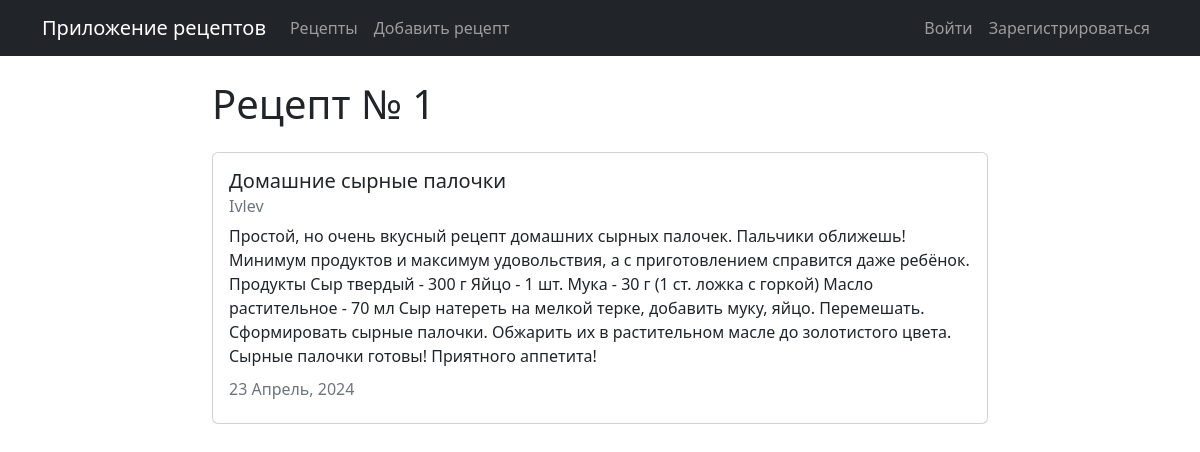
Page /main/recipe/1 on the committed database.
### recipes/models.py (models this page shows, shortened)
class Recipe(models.Model):
    title = models.CharField(max_length=100, verbose_name='Название рецепта')
    description = models.TextField(verbose_name='Описание рецепта')
    author = models.ForeignKey(User, on_delete=models.CASCADE)
    created_at = models.DateTimeField(auto_now_add=True)
    updated_at = models.DateTimeField(auto_now=True)
    class Meta:
        verbose_name = 'Рецепт'
        verbose_name_plural = 'Рецепты'

### recipes/views.py (the view)
# urls.py: path('recipe/<int:pk>', views.RecipeDetailView.as_view(), name="recipes-detail"),
class RecipeDetailView(DetailView):
    model = Recipe

### templates/recipes/recipe_detail.html (shortened to what this page needs)
{% extends "flatpages/default.html" %}
{% block content %}
<h1>Рецепт № {{object.id}}</h1>
<div class="card my-4">
  <div class="card-body">
    <h5 class="card-title">{{ object.title }}</h5>
    <h6 class="card-subtitle mb-2 text-muted">{{ object.author }}</h6>
    <p class="card-text">{{ object.description }}</p>
    <h6 class="card-subtitle mb-2 text-muted">
      {{ object.updated_at|date:"d F, Y" }}
    </h6>
  </div>
</div>
{% endblock content %}

### rows in the picture
Recipe: id "1", title "Домашние сырные палочки", author "Ivlev", description "Простой, но очень вкусный рецепт домашних сырных палочек. Пальчики оближешь! Минимум продуктов и максимум удовольствия, а с приготовлением справится даже ребёнок. Продукты Сыр твердый - 300 г Яйцо - 1 шт. Мука - 30 г (1 ст. ложка с горкой) Масло растительное - 70 мл Сыр натереть на мелкой терке, добавить муку, яйцо. Перемешать. Сформировать сырные палочки. Обжарить их в растительном масле до золотистого цвета. Сырные палочки готовы! Приятного аппетита!", updated_at "23 Апрель, 2024"
